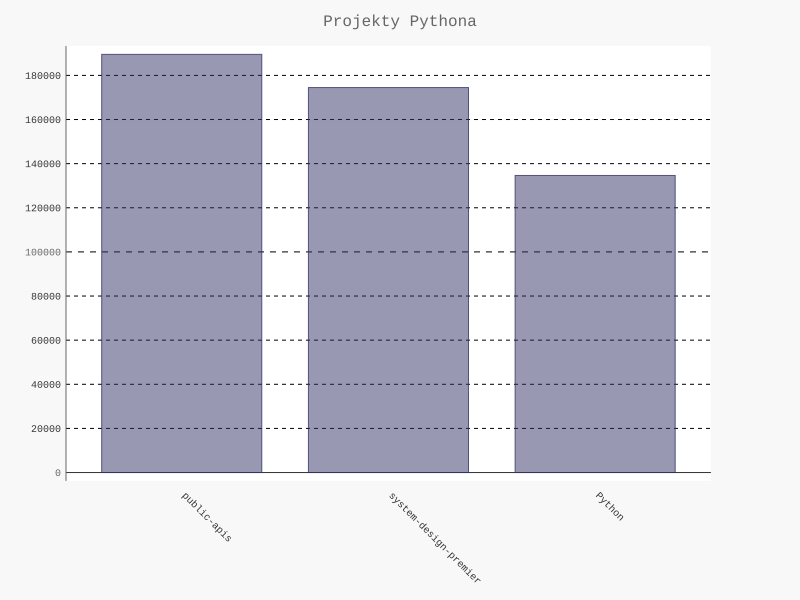

Generate this figure with Python:
import pygal
from pygal.style import LightColorizedStyle as LCS, LightenStyle as LS

my_style = LS('#333366', base_style=LCS)
chart = pygal.Bar(style=my_style, x_label_rotation=45, show_legend=False)
chart.force_uri_protocol = 'http'
chart.title = 'Projekty Pythona'
chart.x_labels = ['public-apis', 'system-design-premier', 'Python']

plot_dicts =[
    {'value': 189533, 'label': 'Opis projektu public-apis'},
    {'value': 174486, 'label': 'Opis projektu system-design-premier'},
    {'value': 134648, 'label': 'Opis projektu Python'},
]
chart.add('', plot_dicts)
chart.render_to_file('bar_descriptions.svg')
